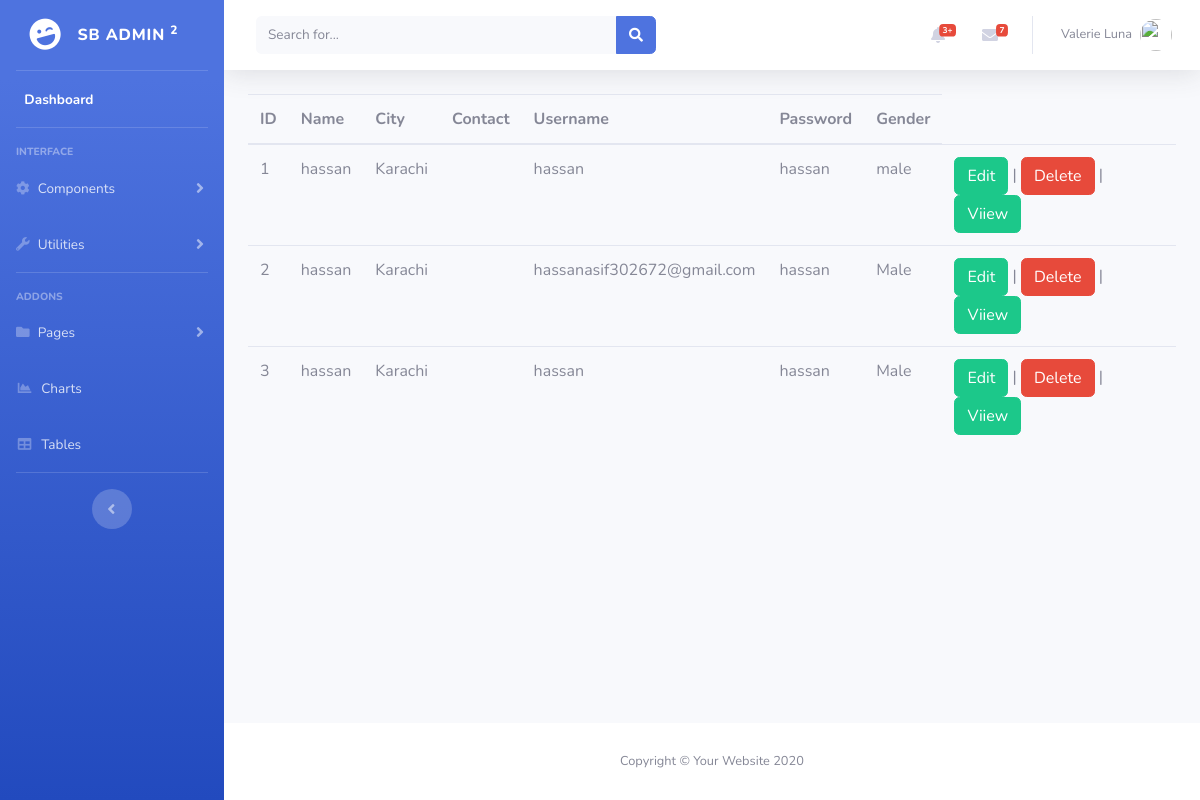
The page /patient/index.php on the database as committed earlier.
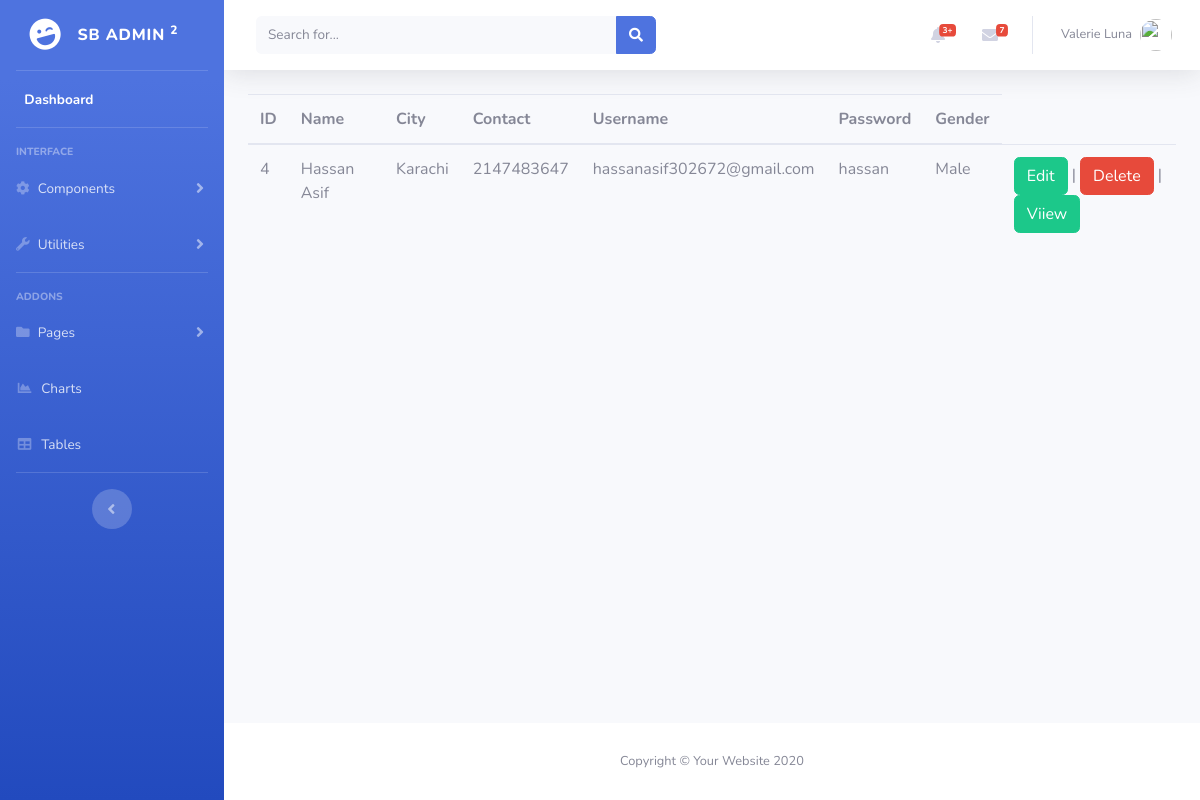
The same page on the database as committed later.
### tables this page shows
CREATE TABLE `patient` (
  `pid` int(50) NOT NULL,
  `name` varchar(50) NOT NULL,
  `city` int(50) NOT NULL,
  `username` varchar(50) NOT NULL,
  `password` varchar(50) NOT NULL,
  `Gender` varchar(20) DEFAULT NULL,
  `contacts` int(100) NOT NULL
);

CREATE TABLE `city` (
  `C_id` int(50) NOT NULL,
  `C_name` varchar(100) NOT NULL
);

### patient/index.php (the view, shortened to what this page needs)
<?php
include 'connection.php';
$query="Select * from patient";
$result=mysqli_query($conn,$query);
?>
<?php
include "../adminpanel.php";
?>
<table class="table table-hover">
  <thead>
    <tr>
      <th scope="col">ID</th>
      <th scope="col">Name</th>
      <th scope="col">City</th>
      <th scope="col">Contact</th>
      <th scope="col">Username</th>
      <th scope="col">Password</th>
      <th scope="col">Gender</th>
    </tr>
  </thead>
  <tbody>
  <?php while($row=mysqli_fetch_array($result))
        {
            ?>
    <tr>
        <td><?php echo $row['pid'] ?></td>
        <td><?php echo $row['name']?></td>
        <td><?php
       $query1="select * from city where C_id =".$row['city'];
       $result1=mysqli_query($conn,$query1);
       $row1=mysqli_fetch_row($result1);
      echo $row1[1];
      ?></td>
        <td><?php echo $row['contacts']?></td>
      <td><?php echo $row['username']?></td>
      <td><?php echo $row['password']?></td>
      <td><?php echo $row['Gender']?></td>
<td><a href='edit.php?id=<?php echo $row['pid'] ?>' class="btn btn-success ">Edit</a>  | <button class="btn btn-danger btndelete">Delete</button> |<a href='view.php?id=<?php echo $row['d_id'] ?>' class="btn btn-success ">Viiew</a> </td>
</tr>
        <?php }
        ?>
  </tbody>
</table>
<?php include "../adminpanelfooter.php"?>

Rows that differ between the two databases and show on the page:
removed patient: pid "1", name "hassan", city.C_name "Karachi", username "hassan", password "hassan", Gender "male"
removed patient: pid "2", name "hassan", city.C_name "Karachi", username "hassanasif302672@gmail.com", password "hassan", Gender "Male"
removed patient: pid "3", name "hassan", city.C_name "Karachi", username "hassan", password "hassan", Gender "Male"
added patient: pid "4", name "Hassan Asif", city.C_name "Karachi", contacts "2147483647", username "hassanasif302672@gmail.com", password "hassan", Gender "Male"
